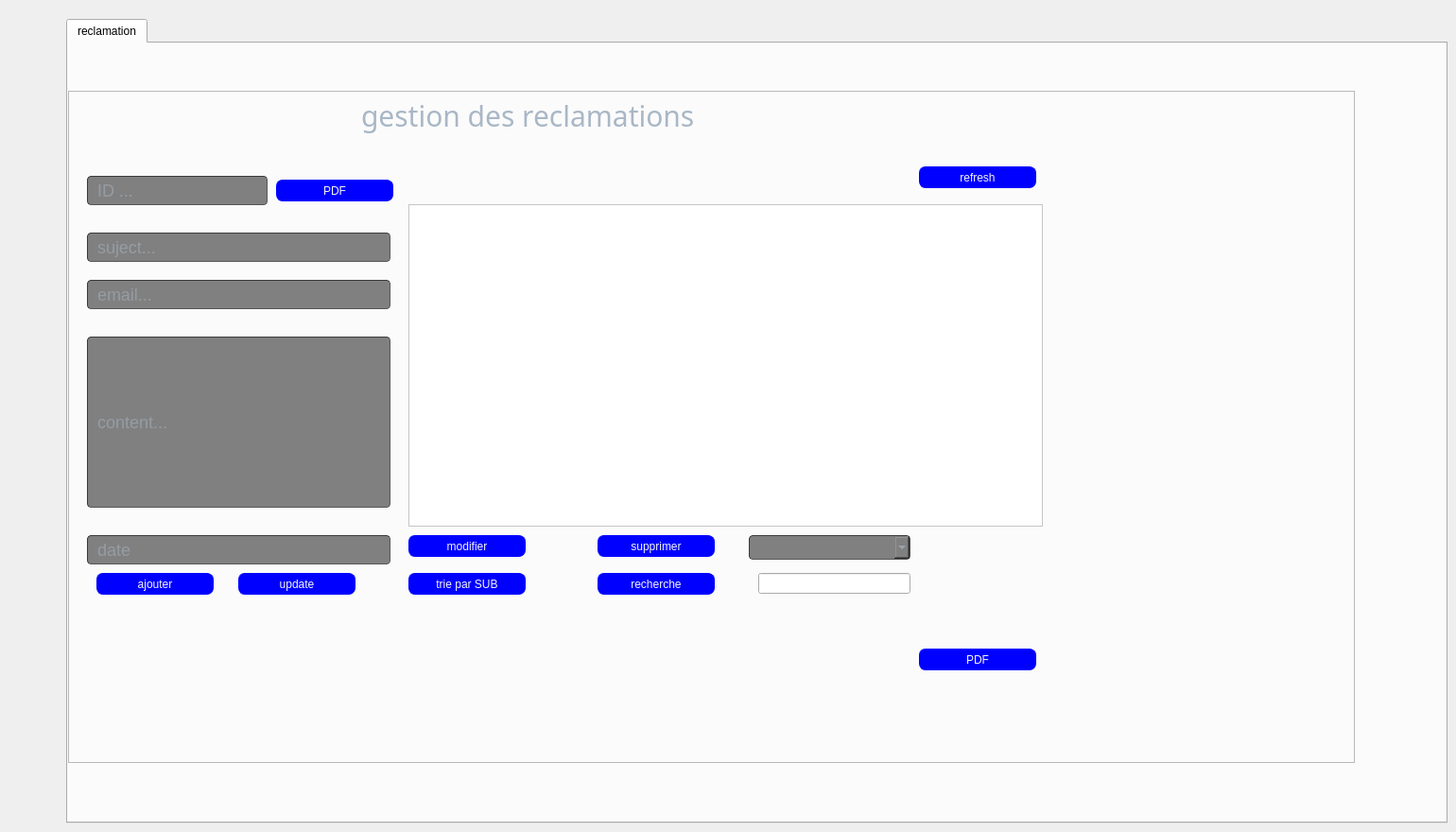
    <widget class="QWidget" name="tab_5">
     <attribute name="title">
      <string>Gestion des reclamations</string>
     </attribute>
     <widget class="QTabWidget" name="tabWidget_4">
      <property name="geometry">
       <rect>
        <x>70</x>
        <y>20</y>
        <width>1461</width>
        <height>851</height>
       </rect>
      </property>
      <property name="styleSheet">
       <string notr="true"/>
      </property>
      <property name="currentIndex">
       <number>0</number>
      </property>
      <widget class="QWidget" name="tab_6">
       <attribute name="title">
        <string>reclamation</string>
       </attribute>
       <widget class="QFrame" name="frame_2">
        <property name="geometry">
         <rect>
          <x>0</x>
          <y>50</y>
          <width>1361</width>
          <height>711</height>
         </rect>
        </property>
        <property name="styleSheet">
         <string notr="true"/>
        </property>
        <property name="frameShape">
         <enum>QFrame::StyledPanel</enum>
        </property>
        <property name="frameShadow">
         <enum>QFrame::Raised</enum>
        </property>
        <widget class="QTableView" name="tableView_3">
         <property name="geometry">
          <rect>
           <x>360</x>
           <y>120</y>
           <width>671</width>
           <height>341</height>
          </rect>
         </property>
         <property name="styleSheet">
          <string notr="true">background:white;</string>
         </property>
        </widget>
        <widget class="QPushButton" name="pushButton_11">
         <property name="geometry">
          <rect>
           <x>360</x>
           <y>470</y>
           <width>124</width>
           <height>23</height>
          </rect>
         </property>
         <property name="styleSheet">
          <string notr="true">QPushButton {
color: rgb(245, 245, 245);
background-color: rgb(0, 0, 255);
border-width: 1px;
border-color: rgb(0, 0, 255);
border-style: solid;
border-radius: 7;
padding: 3px;
font-size: 75 ;
padding-left: 1px;
padding-right: 1px;
min-width: 120px;
max-width: 50px;
min-height: 15px;
max-height: 15px;
font: 75 12pt &quot;NSimSun&quot;;
}</string>
         </property>
         <property name="text">
          <string>modifier</string>
         </property>
        </widget>
        <widget class="QPushButton" name="pushButton_12">
         <property name="geometry">
          <rect>
           <x>560</x>
           <y>470</y>
           <width>124</width>
           <height>23</height>
          </rect>
         </property>
         <property name="styleSheet">
          <string notr="true">QPushButton {
color: rgb(245, 245, 245);
background-color: rgb(0, 0, 255);
border-width: 1px;
border-color: rgb(0, 0, 255);
border-style: solid;
border-radius: 7;
padding: 3px;
font-size: 75 ;
padding-left: 1px;
padding-right: 1px;
min-width: 120px;
max-width: 50px;
min-height: 15px;
max-height: 15px;
font: 75 12pt &quot;NSimSun&quot;;
}</string>
         </property>
         <property name="text">
          <string>supprimer</string>
         </property>
        </widget>
        <widget class="QPushButton" name="pushButton_3">
         <property name="geometry">
          <rect>
           <x>900</x>
           <y>590</y>
           <width>124</width>
           <height>23</height>
          </rect>
         </property>
         <property name="styleSheet">
          <string notr="true">QPushButton {
color: rgb(245, 245, 245);
background-color: rgb(0, 0, 255);
border-width: 1px;
border-color: rgb(0, 0, 255);
border-style: solid;
border-radius: 7;
padding: 3px;
font-size: 75 ;
padding-left: 1px;
padding-right: 1px;
min-width: 120px;
max-width: 50px;
min-height: 15px;
max-height: 15px;
font: 75 12pt &quot;NSimSun&quot;;
}</string>
         </property>
         <property name="text">
          <string>PDF</string>
         </property>
        </widget>
        <widget class="QComboBox" name="comboBox_3">
         <property name="geometry">
          <rect>
           <x>720</x>
           <y>470</y>
           <width>171</width>
           <height>26</height>
          </rect>
         </property>
         <property name="styleSheet">
          <string notr="true">border-width: 1px; border-radius: 4px;
font-size: 18px;
	border-color: rgb(58, 58, 58);
	border-style: inset;
	padding: 0 8px;
	color: #a9b7c6;
	background:gray;
	selection-background-color:#007b50;
	selection-color: #FFFFFF;</string>
         </property>
        </widget>
        <widget class="QLabel" name="label_21">
         <property name="geometry">
          <rect>
           <x>310</x>
           <y>-10</y>
           <width>411</width>
           <height>71</height>
          </rect>
         </property>
         <property name="styleSheet">
          <string notr="true">font-family: century gothic;
font-size: 30px;
color: #a9b7c6;</string>
         </property>
         <property name="text">
          <string>gestion des reclamations</string>
         </property>
        </widget>
        <widget class="QLineEdit" name="lineEdit_3">
         <property name="geometry">
          <rect>
           <x>20</x>
           <y>150</y>
           <width>321</width>
           <height>31</height>
          </rect>
         </property>
         <property name="styleSheet">
          <string notr="true">border-width: 1px; border-radius: 4px;
font-size: 18px;
	border-color: rgb(58, 58, 58);
	border-style: inset;
	padding: 0 8px;
	color: #a9b7c6;
	background:gray;
	selection-background-color:#007b50;
	selection-color: #FFFFFF;</string>
         </property>
         <property name="inputMask">
          <string/>
         </property>
         <property name="placeholderText">
          <string>suject...</string>
         </property>
        </widget>
        <widget class="QLineEdit" name="lineEdit_4">
         <property name="geometry">
          <rect>
           <x>20</x>
           <y>200</y>
           <width>321</width>
           <height>31</height>
          </rect>
         </property>
         <property name="styleSheet">
          <string notr="true">border-width: 1px; border-radius: 4px;
font-size: 18px;
	border-color: rgb(58, 58, 58);
	border-style: inset;
	padding: 0 8px;
	color: #a9b7c6;
	background:gray;
	selection-background-color:#007b50;
	selection-color: #FFFFFF;</string>
         </property>
         <property name="placeholderText">
          <string>email...</string>
         </property>
        </widget>
        <widget class="QPushButton" name="pushButton_10">
         <property name="geometry">
          <rect>
           <x>30</x>
           <y>510</y>
           <width>124</width>
           <height>23</height>
          </rect>
         </property>
         <property name="styleSheet">
          <string notr="true">QPushButton {
color: rgb(245, 245, 245);
background-color: rgb(0, 0, 255);
border-width: 1px;
border-color: rgb(0, 0, 255);
border-style: solid;
border-radius: 7;
padding: 3px;
font-size: 75 ;
padding-left: 1px;
padding-right: 1px;
min-width: 120px;
max-width: 50px;
min-height: 15px;
max-height: 15px;
font: 75 12pt &quot;NSimSun&quot;;
}</string>
         </property>
         <property name="text">
          <string>ajouter</string>
         </property>
        </widget>
        <widget class="QPushButton" name="pushButton_">
         <property name="geometry">
          <rect>
           <x>180</x>
           <y>510</y>
           <width>124</width>
           <height>23</height>
          </rect>
         </property>
         <property name="styleSheet">
          <string notr="true">QPushButton {
color: rgb(245, 245, 245);
background-color: rgb(0, 0, 255);
border-width: 1px;
border-color: rgb(0, 0, 255);
border-style: solid;
border-radius: 7;
padding: 3px;
font-size: 75 ;
padding-left: 1px;
padding-right: 1px;
min-width: 120px;
max-width: 50px;
min-height: 15px;
max-height: 15px;
font: 75 12pt &quot;NSimSun&quot;;
}</string>
         </property>
         <property name="text">
          <string>update</string>
         </property>
        </widget>
        <widget class="QPushButton" name="pushButton_2_">
         <property name="geometry">
          <rect>
           <x>900</x>
           <y>80</y>
           <width>124</width>
           <height>23</height>
          </rect>
         </property>
         <property name="styleSheet">
          <string notr="true">QPushButton {
color: rgb(245, 245, 245);
background-color: rgb(0, 0, 255);
border-width: 1px;
border-color: rgb(0, 0, 255);
border-style: solid;
border-radius: 7;
padding: 3px;
font-size: 75 ;
padding-left: 1px;
padding-right: 1px;
min-width: 120px;
max-width: 50px;
min-height: 15px;
max-height: 15px;
font: 75 12pt &quot;NSimSun&quot;;
}</string>
         </property>
         <property name="text">
          <string>refresh</string>
         </property>
        </widget>
        <widget class="QPushButton" name="pushButton_4_">
         <property name="geometry">
          <rect>
           <x>220</x>
           <y>94</y>
           <width>124</width>
           <height>23</height>
          </rect>
         </property>
         <property name="styleSheet">
          <string notr="true">QPushButton {
color: rgb(245, 245, 245);
background-color: rgb(0, 0, 255);
border-width: 1px;
border-color: rgb(0, 0, 255);
border-style: solid;
border-radius: 7;
padding: 3px;
font-size: 75 ;
padding-left: 1px;
padding-right: 1px;
min-width: 120px;
max-width: 50px;
min-height: 15px;
max-height: 15px;
font: 75 12pt &quot;NSimSun&quot;;
}</string>
         </property>
         <property name="text">
          <string>PDF</string>
         </property>
        </widget>
        <widget class="QLineEdit" name="line_pdf">
         <property name="geometry">
          <rect>
           <x>20</x>
           <y>90</y>
           <width>191</width>
           <height>31</height>
          </rect>
         </property>
         <property name="styleSheet">
          <string notr="true">border-width: 1px; border-radius: 4px;
font-size: 18px;
	border-color: rgb(58, 58, 58);
	border-style: inset;
	padding: 0 8px;
	color: #a9b7c6;
	background:gray;
	selection-background-color:#007b50;
	selection-color: #FFFFFF;</string>
         </property>
         <property name="placeholderText">
          <string>ID ...</string>
         </property>
        </widget>
        <widget class="QPushButton" name="trienom">
         <property name="geometry">
          <rect>
           <x>360</x>
           <y>510</y>
           <width>124</width>
           <height>23</height>
          </rect>
         </property>
         <property name="styleSheet">
          <string notr="true">QPushButton {
color: rgb(245, 245, 245);
background-color: rgb(0, 0, 255);
border-width: 1px;
border-color: rgb(0, 0, 255);
border-style: solid;
border-radius: 7;
padding: 3px;
font-size: 75 ;
padding-left: 1px;
padding-right: 1px;
min-width: 120px;
max-width: 50px;
min-height: 15px;
max-height: 15px;
font: 75 12pt &quot;NSimSun&quot;;
}</string>
         </property>
         <property name="text">
          <string>trie par SUB</string>
         </property>
        </widget>
        <widget class="QPushButton" name="recherche_3">
         <property name="geometry">
          <rect>
           <x>560</x>
           <y>510</y>
           <width>124</width>
           <height>23</height>
          </rect>
         </property>
         <property name="styleSheet">
          <string notr="true">QPushButton {
color: rgb(245, 245, 245);
background-color: rgb(0, 0, 255);
border-width: 1px;
border-color: rgb(0, 0, 255);
border-style: solid;
border-radius: 7;
padding: 3px;
font-size: 75 ;
padding-left: 1px;
padding-right: 1px;
min-width: 120px;
max-width: 50px;
min-height: 15px;
max-height: 15px;
font: 75 12pt &quot;NSimSun&quot;;
}</string>
         </property>
         <property name="text">
          <string>recherche</string>
         </property>
        </widget>
        <widget class="QLineEdit" name="recherche_4">
         <property name="geometry">
          <rect>
           <x>730</x>
           <y>510</y>
           <width>161</width>
           <height>22</height>
          </rect>
         </property>
        </widget>
        <widget class="QLineEdit" name="daate">
         <property name="geometry">
          <rect>
           <x>20</x>
           <y>470</y>
           <width>321</width>
           <height>31</height>
          </rect>
         </property>
         <property name="styleSheet">
          <string notr="true">border-width: 1px; border-radius: 4px;
font-size: 18px;
	border-color: rgb(58, 58, 58);
	border-style: inset;
	padding: 0 8px;
	color: #a9b7c6;
	background:gray;
	selection-background-color:#007b50;
	selection-color: #FFFFFF;</string>
         </property>
         <property name="inputMask">
          <string/>
         </property>
         <property name="placeholderText">
          <string>date</string>
         </property>
        </widget>
        <widget class="QLineEdit" name="lineEdit_5">
         <property name="geometry">
          <rect>
           <x>20</x>
           <y>260</y>
           <width>321</width>
           <height>181</height>
          </rect>
         </property>
         <property name="styleSheet">
          <string notr="true">border-width: 1px; border-radius: 4px;
font-size: 18px;
	border-color: rgb(58, 58, 58);
	border-style: inset;
	padding: 0 8px;
	color: #a9b7c6;
	background:gray;
	selection-background-color:#007b50;
	selection-color: #FFFFFF;</string>
         </property>
         <property name="placeholderText">
          <string>content...</string>
         </property>
        </widget>
        <zorder>label_21</zorder>
        <zorder>pushButton_2_</zorder>
        <zorder>pushButton_4_</zorder>
        <zorder>recherche_3</zorder>
        <zorder>recherche_4</zorder>
        <zorder>lineEdit_3</zorder>
        <zorder>tableView_3</zorder>
        <zorder>pushButton_11</zorder>
        <zorder>pushButton_12</zorder>
        <zorder>comboBox_3</zorder>
        <zorder>lineEdit_4</zorder>
        <zorder>pushButton_10</zorder>
        <zorder>pushButton_3</zorder>
        <zorder>line_pdf</zorder>
        <zorder>trienom</zorder>
        <zorder>pushButton_</zorder>
        <zorder>daate</zorder>
        <zorder>lineEdit_5</zorder>
       </widget>
      </widget>
     </widget>
    </widget>
